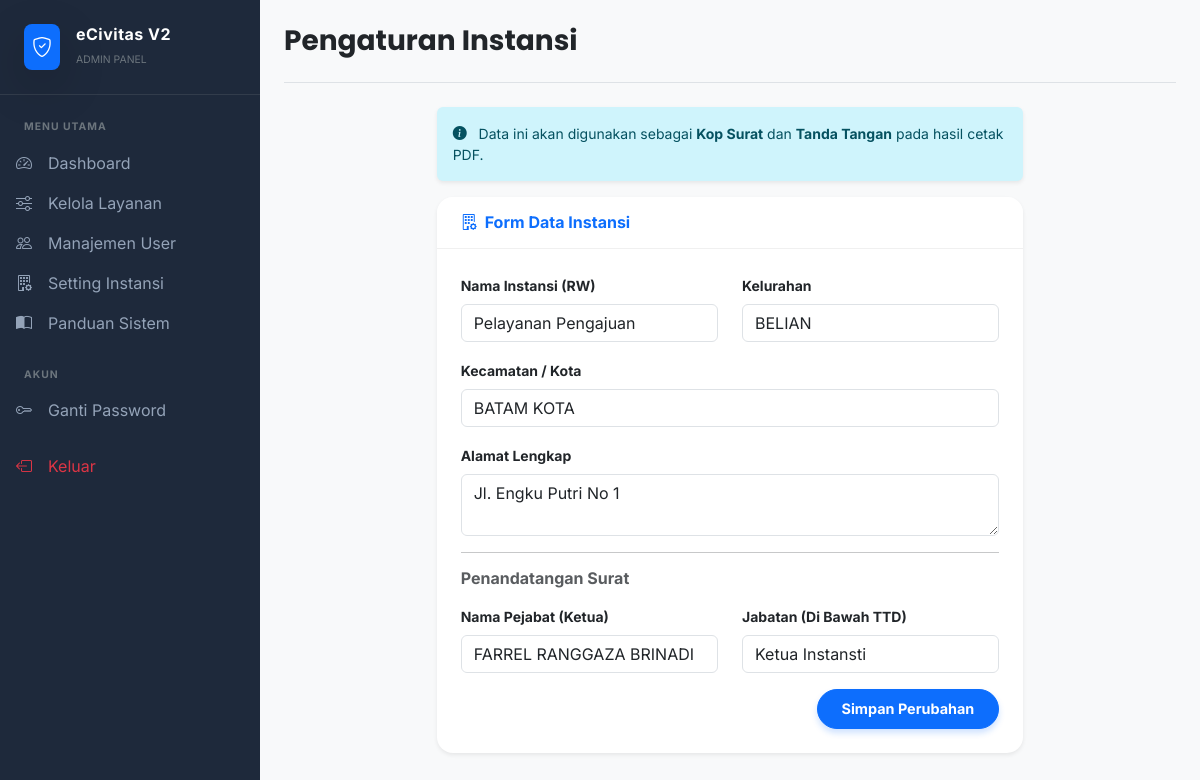
The page /views/admin/pengaturan_instansi.php (signed in) on the database its author committed.
### tables this page shows
CREATE TABLE `m_instansi` (
  `id` int NOT NULL,
  `nama_resmi` varchar(100) DEFAULT NULL,
  `kelurahan` varchar(100) DEFAULT NULL,
  `kecamatan` varchar(100) DEFAULT NULL,
  `alamat` text,
  `nama_ketua` varchar(100) DEFAULT NULL,
  `jabatan_ketua` varchar(100) DEFAULT NULL
);

### helpers/helpers.php (called while the page is built, shortened)
<?php
function e($str) {
    return htmlspecialchars($str ?? '', ENT_QUOTES, 'UTF-8');
}
?>

### views/admin/pengaturan_instansi.php (the view, shortened to what this page needs)
<?php
require_once '../../config/app.php';
$stmt = $pdo->query("SELECT * FROM m_instansi WHERE id = 1");
$instansi = $stmt->fetch();
?>
<!DOCTYPE html>
<html lang="id">
<head>
    <link href="https://cdn.jsdelivr.net/npm/bootstrap@5.3.3/dist/css/bootstrap.min.css" rel="stylesheet">
    <link rel="stylesheet" href="https://cdn.jsdelivr.net/npm/bootstrap-icons@1.11.3/font/bootstrap-icons.min.css">
    <link rel="stylesheet" href="<?= BASE_URL ?>assets/css/main.css">
</head>
<body class="bg-light">
    <div class="d-flex">
        <?php require_once '../../includes/sidebar.php'; ?>
        <div class="flex-grow-1 p-4" style="height: 100vh; overflow-y: auto;">
            <div class="d-flex justify-content-between align-items-center mb-4 border-bottom pb-3">
                <h3 class="fw-bold text-dark">Pengaturan Instansi</h3>
            </div>
            <div class="row justify-content-center">
                <div class="col-lg-8">
                    <div class="alert alert-info border-0 shadow-sm small">
                        <i class="bi bi-info-circle-fill me-2"></i>
                        Data ini akan digunakan sebagai <strong>Kop Surat</strong> dan <strong>Tanda Tangan</strong> pada hasil cetak PDF.
                    </div>
                    <div class="card border-0 shadow-sm rounded-4">
                        <div class="card-header bg-white py-3">
                            <h6 class="mb-0 fw-bold text-primary"><i class="bi bi-building-gear me-2"></i>Form Data Instansi</h6>
                        </div>
                        <div class="card-body p-4">
                            <form action="<?= BASE_URL ?>actions/admin/simpan_instansi.php" method="POST">
                                <div class="row mb-3">
                                    <div class="col-md-6">
                                        <label class="form-label fw-bold small">Nama Instansi (RW)</label>
                                        <input type="text" name="nama_resmi" class="form-control" placeholder="Contoh: RUKUN WARGA 05" value="<?= e($instansi['nama_resmi'] ?? '') ?>" required>
                                    </div>
                                    <div class="col-md-6">
                                        <label class="form-label fw-bold small">Kelurahan</label>
                                        <input type="text" name="kelurahan" class="form-control" placeholder="Contoh: KELURAHAN TELUK TERING" value="<?= e($instansi['kelurahan'] ?? '') ?>" required>
                                    </div>
                                </div>
                                <div class="mb-3">
                                    <label class="form-label fw-bold small">Kecamatan / Kota</label>
                                    <input type="text" name="kecamatan" class="form-control" placeholder="Contoh: KECAMATAN BATAM KOTA" value="<?= e($instansi['kecamatan'] ?? '') ?>" required>
                                </div>
                                <div class="mb-3">
                                    <label class="form-label fw-bold small">Alamat Lengkap</label>
                                    <textarea name="alamat" class="form-control" rows="2" placeholder="Jl. Engku Putri No. 1..." required><?= e($instansi['alamat'] ?? '') ?></textarea>
                                </div>
                                <hr>
                                <h6 class="fw-bold text-muted mb-3">Penandatangan Surat</h6>
                                <div class="row mb-3">
                                    <div class="col-md-6">
                                        <label class="form-label fw-bold small">Nama Pejabat (Ketua)</label>
                                        <input type="text" name="nama_ketua" class="form-control" placeholder="Nama Lengkap Ketua" value="<?= e($instansi['nama_ketua'] ?? '') ?>" required>
                                    </div>
                                    <div class="col-md-6">
                                        <label class="form-label fw-bold small">Jabatan (Di Bawah TTD)</label>
                                        <input type="text" name="jabatan_ketua" class="form-control" placeholder="Contoh: Ketua RW 05" value="<?= e($instansi['jabatan_ketua'] ?? '') ?>" required>
                                    </div>
                                </div>
                                <div class="text-end">
                                    <button type="submit" class="btn btn-primary fw-bold px-4">Simpan Perubahan</button>
                                </div>
                            </form>
                        </div>
                    </div>
                </div>
            </div>
        </div>
    </div>
    <?php require_once '../../includes/footer.php'; ?>
</body>
</html>

### assets/css/main.css (style rules this page uses)
:root { --primary-color: #0d6efd; --primary-hover: #0b5ed7; --bg-body: #f8f9fa; --text-main: #212529; --card-radius: 16px; }
body { font-family: "Inter", sans-serif; background-color: var(--bg-body); color: var(--text-main); -webkit-font-smoothing: antialiased; }
h1, h2, h3, h4, h5, .navbar-brand { font-family: "Poppins", sans-serif; }
.card { border: none; border-radius: var(--card-radius); box-shadow: 0 4px 20px rgba(0, 0, 0, 0.03); transition: transform 0.2s ease, box-shadow 0.2s ease; background: #fff; overflow: hidden; }
.card-header { background: #fff; border-bottom: 1px solid #f0f0f0; padding: 1.25rem 1.5rem; }
.card-body { padding: 1.5rem; }
.btn { border-radius: 50px; padding: 0.5rem 1.2rem; font-weight: 500; font-size: 0.9rem; transition: all 0.2s; }
.btn-primary { background-color: var(--primary-color); border-color: var(--primary-color); box-shadow: 0 4px 6px rgba(13, 110, 253, 0.2); }

### rows shown on the page
m_instansi: nama_resmi "Pelayanan Pengajuan", kelurahan "BELIAN", kecamatan "BATAM KOTA", alamat "Jl. Engku Putri No 1", nama_ketua "FARREL RANGGAZA BRINADI", jabatan_ketua "Ketua Instansti"

### other values the page prints
$role "ADMIN"
